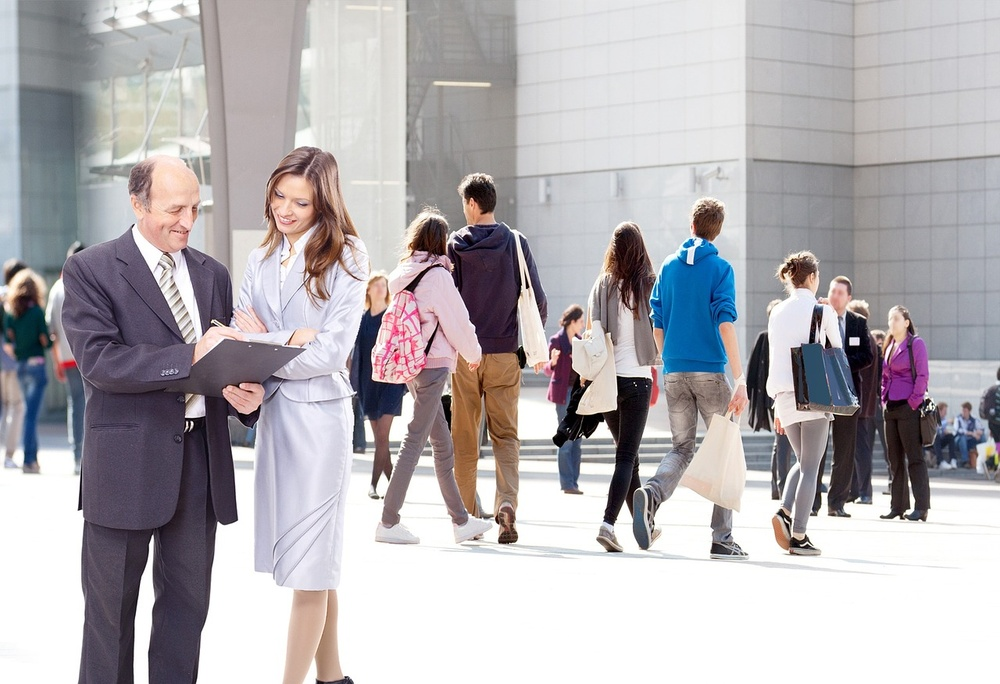
#> input picture pros.jpg, 1000 x 684 px, shrunk from 1280 x 876 before the run, found by its file name
$ jupyter execute --allow-errors Body_gesture_detector.ipynb
#> lines starting #> are read from the running program, lines starting #| are printed output that depends on the picture
[cell 1]
import numpy as np
import cv2
from matplotlib import pyplot as plt

img = cv2.imread('C:/Users/lenovo/Desktop/Realtime-Face-Expression-Detector/pros.jpg',cv2.IMREAD_COLOR)
#> img is the input picture: shape (684, 1000, 3); mean B, G, R 178.9, 175.2, 179.1

face_cascade = cv2.CascadeClassifier('haarcascade_frontalface_default.xml')
low_cascade = cv2.CascadeClassifier('haarcascade_lowerbody.xml')
up_cascade = cv2.CascadeClassifier('haarcascade_upperbody.xml')
smile_cascade = cv2.CascadeClassifier('haarcascade_smile.xml')
eye_cascade = cv2.CascadeClassifier('haarcascade_eye.xml')
full_cascade =  cv2.CascadeClassifier('haarcascade_fullbody.xml')
gray = cv2.cvtColor(img, cv2.COLOR_BGR2GRAY )
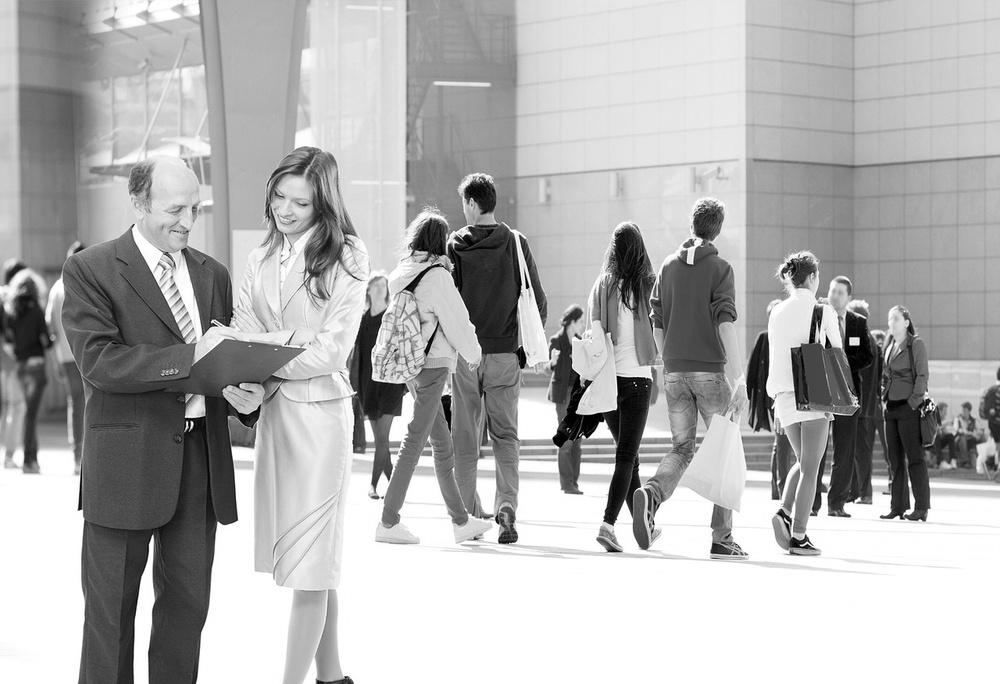
#> gray: shape (684, 1000); min 0, max 255, mean 176.8


#> (the rest of this cell did not finish here and is left out)


$ run again, with man.jpg copied over pros.jpg
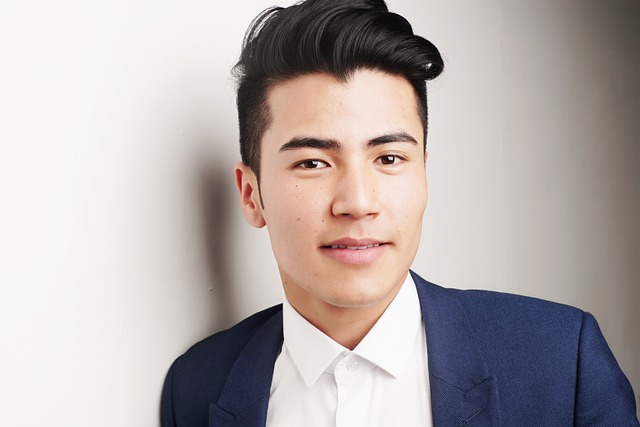
#> input picture man.jpg, 640 x 427 px, found by its file name
#> img is the input picture: shape (427, 640, 3); mean B, G, R 170.3, 171.8, 180
#> `gray = cv2.cvtColor(img, cv2.COLOR_BGR2GRAY )`:
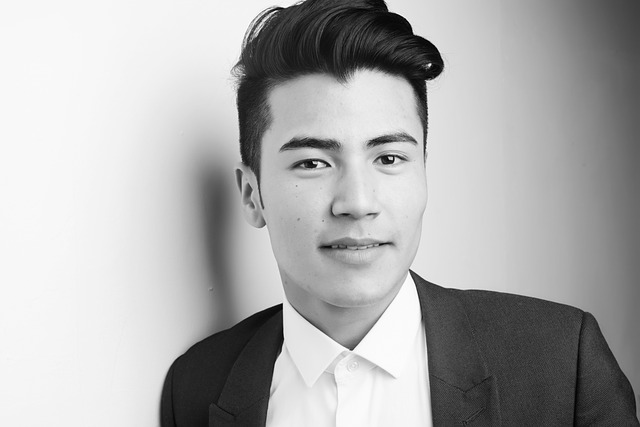
#> gray: shape (427, 640); min 0, max 255, mean 174

$ run again, with people.jpg copied over pros.jpg
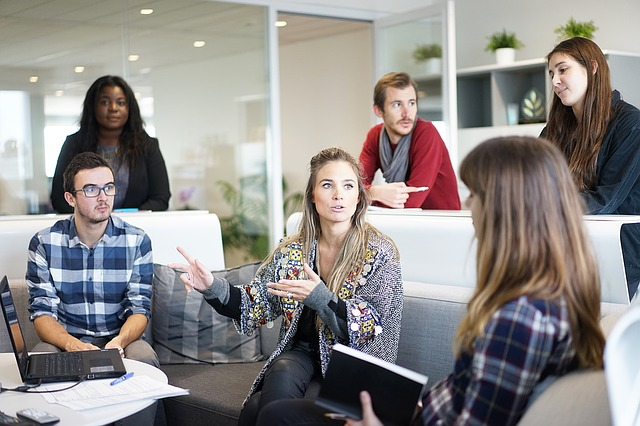
#> input picture people.jpg, 640 x 426 px, found by its file name
#> img is the input picture: shape (426, 640, 3); mean B, G, R 136.8, 139, 142.7
#> `gray = cv2.cvtColor(img, cv2.COLOR_BGR2GRAY )`:
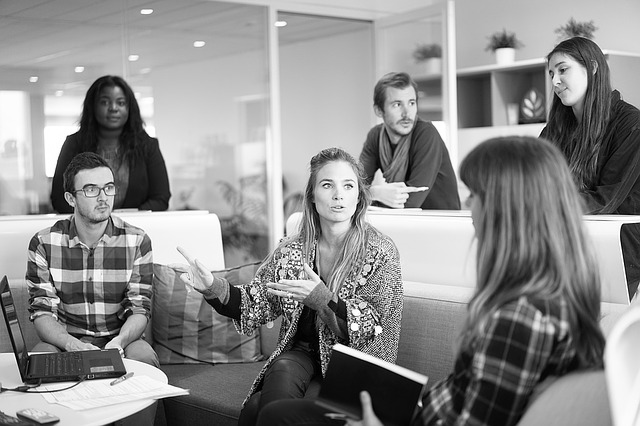
#> gray: shape (426, 640); min 0, max 255, mean 139.8
